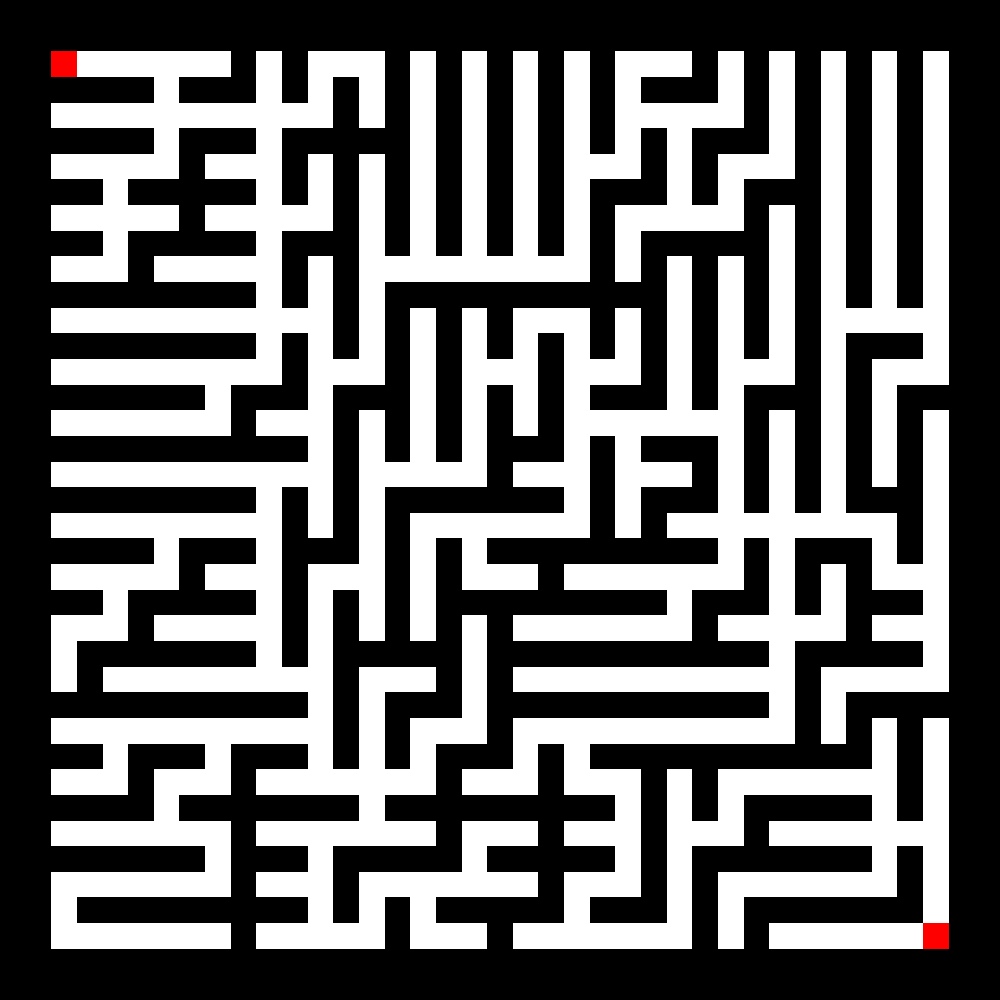

Recreate this plot in Python.
#Ian
#OMH
#11/18/19
#This program generates a random maze using prim's algorithm. Points are created in a grid throught the image, seperated by 1 pixel between each point. The weights for the connections between points are randomized, and put into a dictionary where the key is the start and endpoints of the connector. The image is drawn in conjunction with the calculations. I considered making a 2 dimensional list for the maze, and putting it into an image form at the end, but I found it much easier to work with an image file for the entire time. In the original version, there was no boarder at the edge of the maze. When I showed my maze to some friends, They all suggested that I add a boarder around the maze so that it would look much more clean. I took the suggestion, and I am very happy with the results.
#Sources:Spencer, Max Fan, https://www.tutorialspoint.com/python3/python_dictionary.htm, https://pillow.readthedocs.io/en/3.1.x/reference/Image.html

import random
#point is a class, similar to a tuple, but it also contains infomration on wether the point has already been counted, and if the point is part of the gutter
from pointne import point
from PIL import Image, ImageDraw



#creates a list of points in a grid pattern given a width and height
def createv(width,height):
	vertexlist = []
	#creates vertices for every point on the grid, including gutters
	vertexlist=[[point(x,y) for y in range(height+2)] for x in range(width+2)]

	#makes the gutters be counted so they don't interfere later, and tells all of the gutter points that they are part of the gutter.
	for i in range(width):
		vertexlist[0][i].counted = True
		vertexlist[height-1][i].counted = True
		vertexlist[0][i].gutter = True
		vertexlist[height-1][i].gutter = True
	for i in range(height):
		vertexlist[i][0].counted = True
		vertexlist[i][width-1].counted = True
		vertexlist[i][0].gutter = True
		vertexlist[i][width-1].gutter = True
	#Returns the list created
	return vertexlist



#creates a list of edges between points on a grid given a width and height
def createE(width,height):
	edgedic = {}
	for i in range(width):
		for j in range(height):
			#for every edge, generates a random weight and adds it to a dictionary. The coordinates of the start point followed by the endpoint is the key.
			edgedic[((i,j),(i+1,j))]=random.random()
			edgedic[((i,j),(i,j+1))]=random.random()
	return edgedic



#Finds the edge with the lowest weight around a single point
def lowest1(x,y,vlist,edic):
	#list for the potential edges to reveal
	potentialEdges = []

	#if the points above, below, to the left, and right are not yet counted, adds the connecting edges to the list
	if vlist[x+1][y].counted == False:
		potentialEdges.append(((x,y),(x+1,y)))
	if vlist[x-1][y].counted == False:
		potentialEdges.append(((x,y),(x-1,y)))
	if vlist[x][y+1].counted == False:
		potentialEdges.append(((x,y),(x,y+1)))
	if vlist[x][y-1].counted == False:
		potentialEdges.append(((x,y),(x,y-1)))

	#smallest is the best contendor for the lowest value. The first number is the index in the list potentialedges, the second number is the weight of the edge.
	smallest = [0,1000]
	for i in range(len(potentialEdges)):
		weight = 0
		try:
			weight = edic[potentialEdges[i]]
		except:
			pass
		if weight< smallest[1]:
			smallest = [i,weight]
	#if there is a lowest value, returns the edge, and its weight
	if smallest != [0,1000]:
		return potentialEdges[smallest[0]],smallest[1]
	return None



#finds the edge with the lowest weight
def lowestAll(vlist,elist):
	#the list of all points that have been counted
	counted = []
	#adds every point that has been counted to the list
	for i in range(len(vlist)):
		for j in range(len(vlist[i])):
			if vlist[i][j].counted and vlist[i][j].gutter == False:
				counted.append(vlist[i][j])
	#smallest is the best contendor for the least weight, selected from the best contendors from each point
	smallest = [0,1000]
	for i in range(len(counted)):
		#if the new value is smaller, sets smallest to the new value
		try:
			new = lowest1(counted[i].x,counted[i].y,vlist,elist)
			if new[1]< smallest[1]:
				smallest = new
		except:
			pass

	#this should never be false, but in case there was a mistake and the lowestAll function is called to many times, this chould prevent the program from crashing
	if smallest != [0,1000]:
		#sets a and b to the x and y coordinates of the endpoint of the edge
		a,b = smallest[0][1][0],smallest[0][1][1]
		#sets x and y to the x and y coordinates of the starting point of the edge
		x,y = smallest[0][0][0],smallest[0][0][1]
		return x,y,a,b
	return None
		


#draws the connecting line. 
def drawEdges(x,y,a,b,vlist, draw):
	#The *2 is because the grid of points is half the height and width of the picture, so the coordinates need to be doubled
	draw.line(((x*2,y*2),(a*2,b*2)),(255,255,255))
	#countes the endpont of the edge
	vlist[a][b].counted = True



#draws a maze with given arguments.
def drawMaze(griddim,sizedim,name):
	"""
	the maze is always created square. griddim is the side length of the square, so it must be an intiger.
	sizedim dictates the size of the image. the image is always square, so sizedim is the side length of the sqare.
	name must be a string

	"""
	#grid is used for the grid of points, dim is used for the picture
	gridx,gridy = griddim,griddim
	dimx,dimy=gridx*2-1,gridy*2-1
	maze = Image.new("RGB",(dimx,dimy))
	#draw allows for the use of the built in line function
	draw = ImageDraw.Draw(maze)

	#creates the list of vertices
	vertexlist = createv(gridx,gridy)
	#creates the dictionary for the edges
	edgedic = createE(gridx,gridy)

	#counts the top left corner of the maze. This will allow the revealing process to start, beginning at the top left corner
	vertexlist[1][1].counted = True
	#Every point must be counted, so this reveals edges and counts points the same number of times as the total number of points. Since vertexlist is a two dimensional list, the total number of points is the width * height
	for i in range(len(vertexlist)*len(vertexlist[0])):
		lowest = lowestAll(vertexlist,edgedic)
		if lowest != None:
			#draws the edge that is returned by the lowestAll function
			drawEdges(lowest[0],lowest[1],lowest[2],lowest[3],vertexlist, draw)

	#sets the start and enpoint to red
	maze.putpixel((2,2),(255,0,0))
	maze.putpixel((dimx-3,dimy-3),(255,0,0))

	#resizes the image to 1000 by 1000 so that it doesn't appear super small, then saves the image
	maze = maze.resize((sizedim,sizedim))
	maze.save(name+".png","PNG")


#a maze can be draw with any size of the maze and image, and any name
drawMaze(40,1000,"maze")
